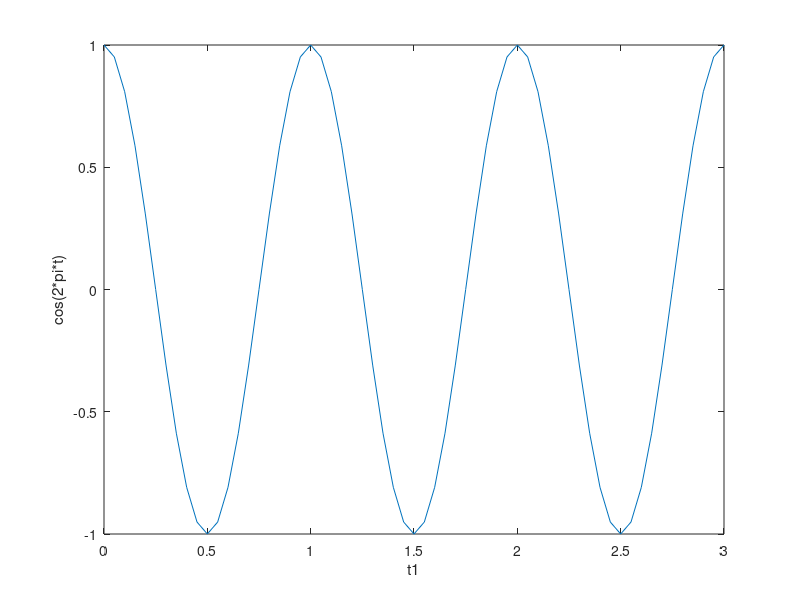

MATLAB code to generate this figure: (Note: this script raises an error after producing the figure.)
%% kosinusni signal

time=3;
F=1;
Fs=20; % -> Ts = 1/20 = 0.05 s ; isprobati za 10, 2
t1=0:1/Fs:time;
x1 = cos(2*pi*F*t1); % x(t)=A*cos(2*pi*F*t+teta) -> F = 1 Hz ; teta = 0 ; A=1
plot(t1,x1);
xlabel('t1');
ylabel('cos(2*pi*t)');
hold on;
stem(t,x1,'ro');

%% dodati odmjerci signala sa Fs2=10, Fs3=2
Fs12=10;
Fs13=2;
t12=0:1/Fs12:time;
t13=0:1/Fs13:time;
x12= cos(2*pi*F*t12);
x13= cos(2*pi*F*t13);
stem(t12,x12,'bx');
stem(t13,x13,'g+');
hold off;

%% signal frekvencije vece od Fs/2 (F=19, Fs=10)

F2=19;
Fs2=10;
t2=0:1/Fs2:time;
x2 = cos(2*pi*F2*t2);
figure;
plot(t2,x2);
xlabel('t2');
ylabel('cos(2*pi*19*t)');

%zbog toga sto je Fs<2*F dobijamo signal koji izgleda kao da mu je F=1Hz, a
%ne 19Hz

%% generisanje sinusnog zvucnog signala

time3=2; % trajanje 2s
F3=440; % Hz frekvencija zvuka - isprbati za 220 i 880
Fs3=11025; % Hz frekvencija odmjeravanja > 2*F
A=0.5; % amplituda
t3=0:1/Fs3:time3;
x3 = A*cos(2*pi*F3*t3);
sound(x3,Fs3);
